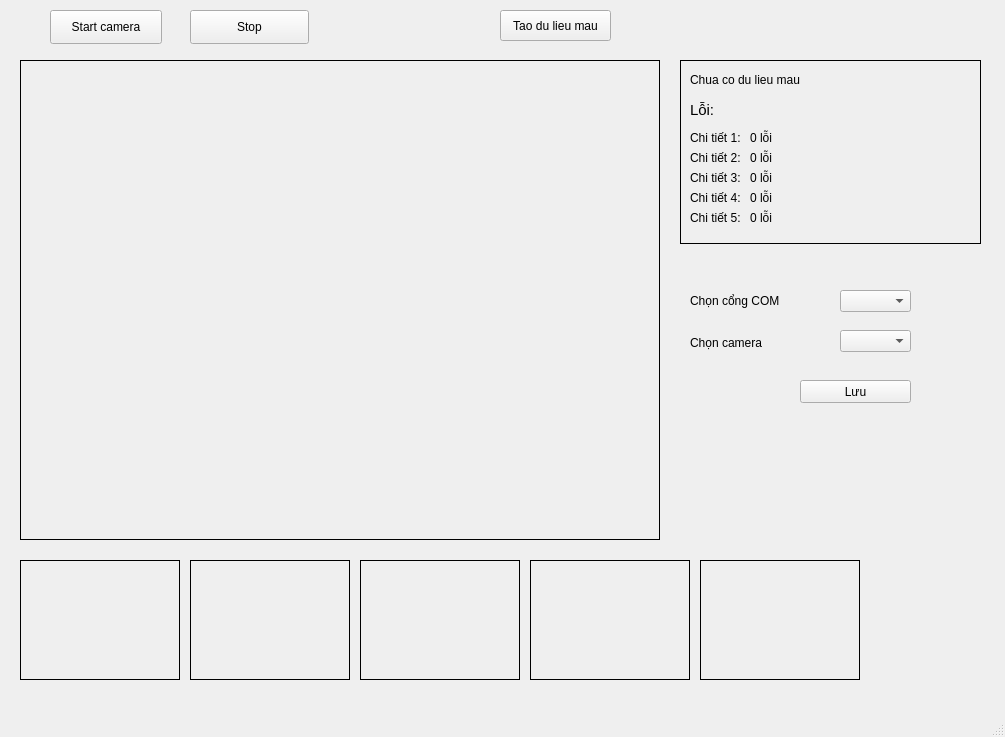
<?xml version="1.0" encoding="UTF-8"?>
<ui version="4.0">
 <class>MainWindow</class>
 <widget class="QMainWindow" name="MainWindow">
  <property name="geometry">
   <rect>
    <x>0</x>
    <y>0</y>
       <width>1005</width>
       <height>737</height>
   </rect>
  </property>
  <property name="windowTitle">
   <string>MainWindow</string>
  </property>
  <widget class="QWidget" name="centralwidget">
      <widget class="QPushButton" name="btStart">
    <property name="geometry">
     <rect>
         <x>50</x>
         <y>10</y>
         <width>112</width>
         <height>34</height>
     </rect>
    </property>
    <property name="text">
     <string>Start camera</string>
    </property>
   </widget>
      <widget class="QLabel" name="vidMain">
    <property name="geometry">
     <rect>
      <x>20</x>
      <y>60</y>
      <width>640</width>
      <height>480</height>
     </rect>
    </property>
          <property name="frameShape">
              <enum>QFrame::Box</enum>
          </property>
          <property name="text">
              <string/>
          </property>
      </widget>
      <widget class="QPushButton" name="btStop">
          <property name="geometry">
              <rect>
                  <x>190</x>
                  <y>10</y>
                  <width>119</width>
                  <height>34</height>
              </rect>
          </property>
          <property name="text">
              <string>Stop</string>
          </property>
      </widget>
      <widget class="QLabel" name="vidRefer">
          <property name="geometry">
              <rect>
                  <x>680</x>
                  <y>60</y>
                  <width>301</width>
                  <height>184</height>
              </rect>
          </property>
          <property name="frameShape">
              <enum>QFrame::Box</enum>
          </property>
          <property name="text">
              <string/>
          </property>
      </widget>
      <widget class="QLabel" name="lbStatus">
          <property name="geometry">
              <rect>
                  <x>690</x>
                  <y>70</y>
                  <width>281</width>
                  <height>19</height>
              </rect>
          </property>
          <property name="text">
              <string>Chua co du lieu mau</string>
          </property>
      </widget>
      <widget class="QLabel" name="lb2">
          <property name="geometry">
              <rect>
                  <x>690</x>
                  <y>100</y>
                  <width>68</width>
                  <height>19</height>
              </rect>
          </property>
          <property name="font">
              <font>
                  <pointsize>11</pointsize>
              </font>
          </property>
          <property name="text">
              <string>Lỗi:</string>
          </property>
      </widget>
      <widget class="QPushButton" name="btOpenSampleDataWindow">
          <property name="geometry">
              <rect>
                  <x>500</x>
                  <y>10</y>
                  <width>111</width>
                  <height>31</height>
              </rect>
          </property>
          <property name="text">
              <string>Tao du lieu mau</string>
          </property>
      </widget>
      <widget class="QLabel" name="imReal1">
          <property name="geometry">
              <rect>
                  <x>20</x>
                  <y>560</y>
                  <width>160</width>
                  <height>120</height>
              </rect>
          </property>
          <property name="frameShape">
              <enum>QFrame::Box</enum>
          </property>
          <property name="text">
              <string/>
          </property>
      </widget>
      <widget class="QLabel" name="imReal2">
          <property name="geometry">
              <rect>
                  <x>190</x>
                  <y>560</y>
                  <width>160</width>
                  <height>120</height>
              </rect>
          </property>
          <property name="frameShape">
              <enum>QFrame::Box</enum>
          </property>
          <property name="text">
              <string/>
          </property>
      </widget>
      <widget class="QLabel" name="imReal3">
          <property name="geometry">
              <rect>
                  <x>360</x>
                  <y>560</y>
                  <width>160</width>
                  <height>120</height>
              </rect>
          </property>
          <property name="frameShape">
              <enum>QFrame::Box</enum>
          </property>
          <property name="text">
              <string/>
          </property>
      </widget>
      <widget class="QLabel" name="imReal4">
          <property name="geometry">
              <rect>
                  <x>530</x>
                  <y>560</y>
                  <width>160</width>
                  <height>120</height>
              </rect>
          </property>
          <property name="frameShape">
              <enum>QFrame::Box</enum>
          </property>
          <property name="text">
              <string/>
          </property>
      </widget>
      <widget class="QLabel" name="imReal5">
          <property name="geometry">
              <rect>
                  <x>700</x>
                  <y>560</y>
                  <width>160</width>
                  <height>120</height>
              </rect>
          </property>
          <property name="frameShape">
              <enum>QFrame::Box</enum>
          </property>
          <property name="text">
              <string/>
          </property>
      </widget>
      <widget class="QLabel" name="label">
          <property name="geometry">
              <rect>
                  <x>690</x>
                  <y>130</y>
                  <width>51</width>
                  <height>16</height>
              </rect>
          </property>
          <property name="text">
              <string>Chi tiết 1:</string>
          </property>
      </widget>
      <widget class="QLabel" name="label_2">
          <property name="geometry">
              <rect>
                  <x>690</x>
                  <y>150</y>
                  <width>51</width>
                  <height>16</height>
              </rect>
          </property>
          <property name="text">
              <string>Chi tiết 2:</string>
          </property>
      </widget>
      <widget class="QLabel" name="label_3">
          <property name="geometry">
              <rect>
                  <x>690</x>
                  <y>170</y>
                  <width>51</width>
                  <height>16</height>
              </rect>
          </property>
          <property name="text">
              <string>Chi tiết 3:</string>
          </property>
      </widget>
      <widget class="QLabel" name="label_4">
          <property name="geometry">
              <rect>
                  <x>690</x>
                  <y>190</y>
                  <width>51</width>
                  <height>16</height>
              </rect>
          </property>
          <property name="text">
              <string>Chi tiết 4:</string>
          </property>
      </widget>
      <widget class="QLabel" name="label_5">
          <property name="geometry">
              <rect>
                  <x>690</x>
                  <y>210</y>
                  <width>51</width>
                  <height>16</height>
              </rect>
          </property>
          <property name="text">
              <string>Chi tiết 5:</string>
          </property>
      </widget>
      <widget class="QLabel" name="lbError1">
          <property name="geometry">
              <rect>
                  <x>750</x>
                  <y>130</y>
                  <width>111</width>
                  <height>16</height>
              </rect>
          </property>
          <property name="text">
              <string>0 lỗi</string>
          </property>
      </widget>
      <widget class="QLabel" name="lbError2">
          <property name="geometry">
              <rect>
                  <x>750</x>
                  <y>150</y>
                  <width>111</width>
                  <height>16</height>
              </rect>
          </property>
          <property name="text">
              <string>0 lỗi</string>
          </property>
      </widget>
      <widget class="QLabel" name="lbError3">
          <property name="geometry">
              <rect>
                  <x>750</x>
                  <y>170</y>
                  <width>111</width>
                  <height>16</height>
              </rect>
          </property>
          <property name="text">
              <string>0 lỗi</string>
          </property>
      </widget>
      <widget class="QLabel" name="lbError4">
          <property name="geometry">
              <rect>
                  <x>750</x>
                  <y>190</y>
                  <width>111</width>
                  <height>16</height>
              </rect>
          </property>
          <property name="text">
              <string>0 lỗi</string>
          </property>
      </widget>
      <widget class="QLabel" name="lbError5">
          <property name="geometry">
              <rect>
                  <x>750</x>
                  <y>210</y>
                  <width>111</width>
                  <height>16</height>
              </rect>
          </property>
          <property name="text">
              <string>0 lỗi</string>
          </property>
      </widget>
      <widget class="QComboBox" name="cbSelectCom">
          <property name="geometry">
              <rect>
                  <x>840</x>
                  <y>290</y>
                  <width>71</width>
                  <height>22</height>
              </rect>
          </property>
      </widget>
      <widget class="QLabel" name="label_6">
          <property name="geometry">
              <rect>
                  <x>690</x>
                  <y>290</y>
                  <width>121</width>
                  <height>21</height>
              </rect>
          </property>
          <property name="text">
              <string>Chọn cổng COM</string>
          </property>
      </widget>
      <widget class="QLabel" name="label_7">
          <property name="geometry">
              <rect>
                  <x>690</x>
                  <y>333</y>
                  <width>121</width>
                  <height>20</height>
              </rect>
          </property>
          <property name="text">
              <string>Chọn camera</string>
          </property>
      </widget>
      <widget class="QComboBox" name="cbSelectCam">
          <property name="geometry">
              <rect>
                  <x>840</x>
                  <y>330</y>
                  <width>71</width>
                  <height>22</height>
              </rect>
          </property>
      </widget>
      <widget class="QPushButton" name="btSaveSetting">
          <property name="geometry">
              <rect>
                  <x>800</x>
                  <y>380</y>
                  <width>111</width>
                  <height>23</height>
              </rect>
          </property>
          <property name="text">
              <string>Lưu</string>
          </property>
      </widget>
  </widget>
  <widget class="QMenuBar" name="menubar">
   <property name="geometry">
    <rect>
     <x>0</x>
     <y>0</y>
        <width>1005</width>
        <height>31</height>
    </rect>
   </property>
  </widget>
  <widget class="QStatusBar" name="statusbar"/>
 </widget>
 <resources/>
 <connections/>
</ui>
